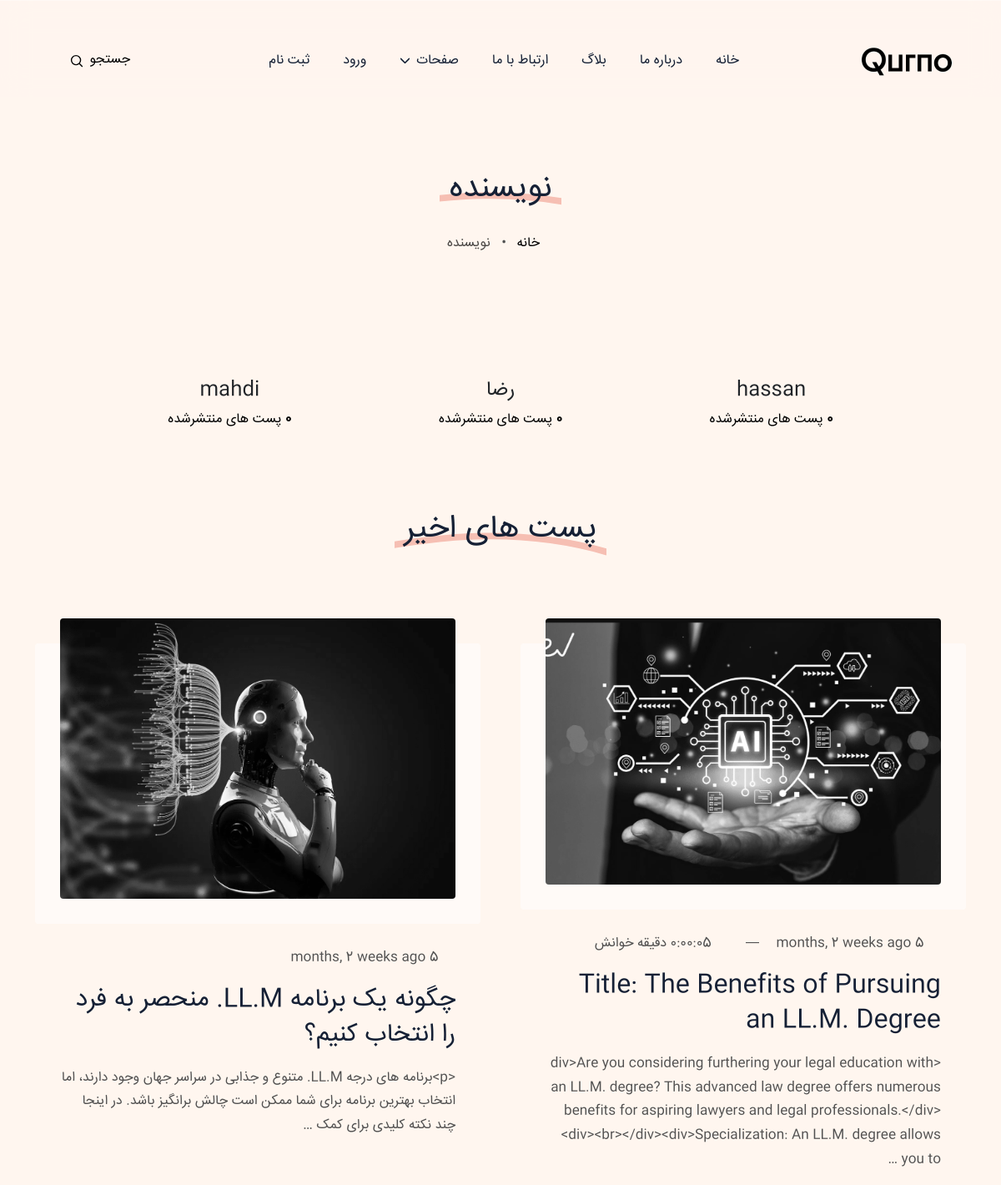
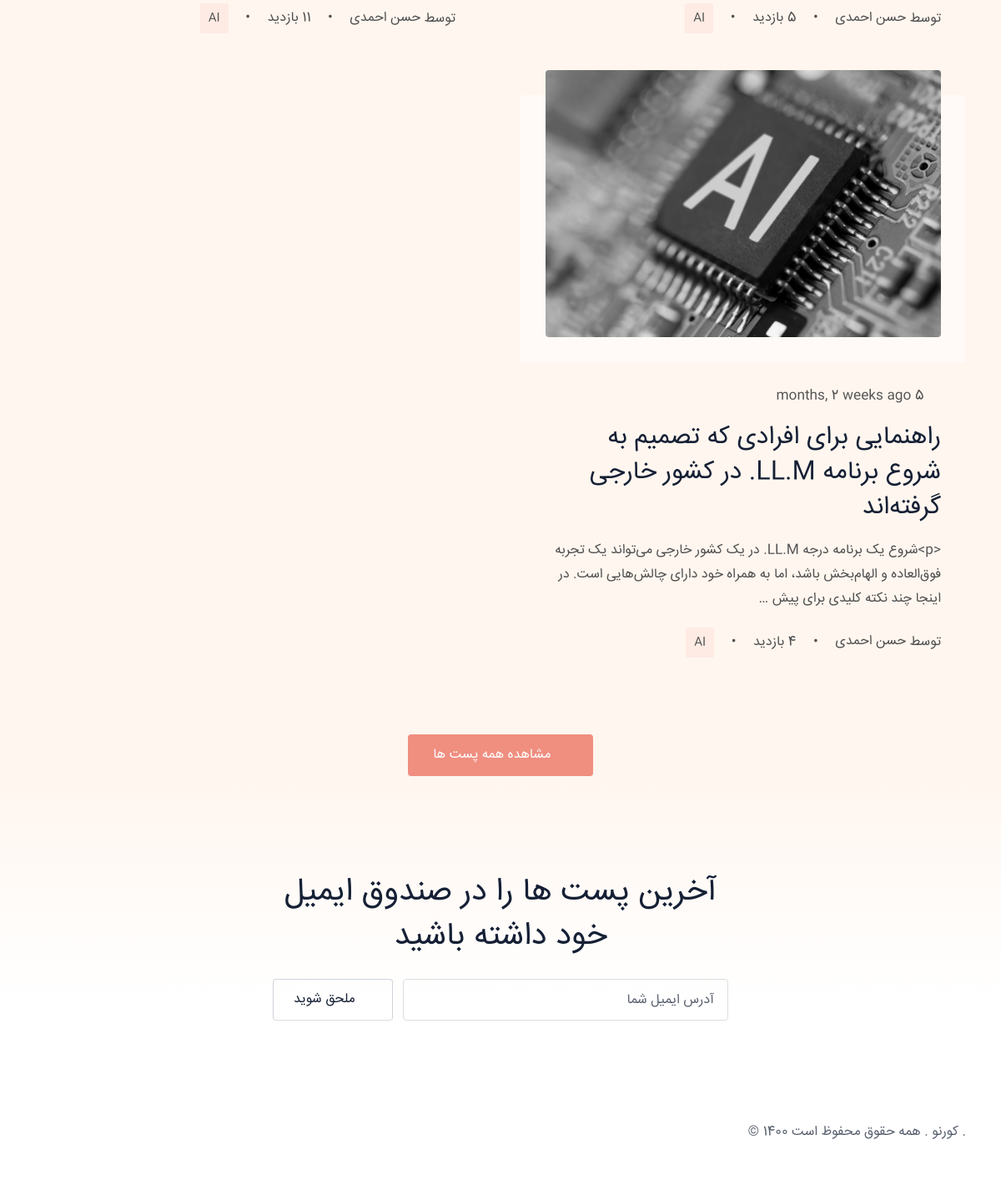
Page /blog/author/ on the committed database (2 pictures, top to bottom).
### blog/models.py (models this page shows, shortened)
class Post(models.Model):
    image = models.ImageField(upload_to="blog/", default="blog/default.jpg")
    title = models.CharField(max_length=255)
    content = models.TextField()
    tags = TaggableManager()
    category = models.ManyToManyField(Category)
    author = models.ForeignKey(User, on_delete=models.SET_NULL, null=True)
    counted_view = models.IntegerField(default=0)
    login_required = models.BooleanField(default=False)
    is_published = models.BooleanField(default=False)
    created_at = models.DateTimeField(auto_now_add=True)
    updated_at = models.DateTimeField(auto_now=True)
    published_date = models.DateTimeField(null=True, blank=True)
    read_duration_minutes = models.DurationField(null=True, blank=True)
    class Meta:
        ordering = ["-created_at"]

class Category(models.Model):
    name = models.CharField(max_length=255)
    def __str__(self):
        return str(self.name)

### blog/views.py (the view)
# urls.py: path("author/", author_view, name="author"),
def author_view(request):
    posts = Post.objects.filter(is_published=True, published_date__lte=timezone.now())
    authors = User.objects.filter(is_staff=False)
    authors_posts = {}
    for author in authors:
        authors_posts[author.username] = posts.filter(
            author__username=author.username
        ).count()
    context = {"authors": authors_posts}
    return render(request, "blog/author.html", context)

### blog/templatetags/blog_tags.py (called while the page is built)
@register.inclusion_tag("blog/parts/search-cat.html")
def search_by_categories():
    posts = Post.objects.filter(is_published=True)
    categories = Category.objects.all()
    counted_categories = []
    for cat in categories:
        count = posts.filter(category=cat).count()
        if count:
            counted_categories.append(cat)
    return {"categories": counted_categories}

@register.inclusion_tag("blog/parts/popular-posts.html")
def latest_posts(count=3):
    latest_posts = Post.objects.filter(is_published=True, published_date__lte=timezone.now()).order_by("published_date")[:count]
    return {"latest_posts": latest_posts}

### templates/blog/author.html (shortened to what this page needs)
{% extends 'base.html' %}
{% load static %}
{% load blog_tags%}
{% block navbar %}
<section class="page-header section-sm">
  <div class="container">
    <div class="row">
      <div class="col-lg-12 text-center">
        <h1 class="section-title h2 mb-3">
          <span>نویسنده</span>
        </h1>
        <ul class="list-inline breadcrumb-menu mb-3">
          <li class="list-inline-item"><a href="index.html"><i class="ti ti-home"></i>  <span>خانه</span></a></li>
          <li class="list-inline-item">• &nbsp; <a href="author.html"><span>نویسنده</span></a></li>
        </ul>
      </div>
    </div>
  </div>
</section>
{% endblock %}
{% block content %}
<section class="section-sm pt-0 mt-3">
  <div class="container">
    <div class="row">
      <div class="col-lg-10 mx-auto">
        <div class="row gx-4 gy-5 gx-md-5 justify-content-center text-center">
          {% for author, posts_count in authors.items %}
          <div class="col-md-4 col-sm-6">
            <a class="d-inline-block is-hoverable" href="{% url 'blog:author' author_username=author %}">
              <h4 class="text-dark mt-4 mb-1"> {{ author }}</h4>
              <p class="mb-0"><span class="fw-bold text-black">{{ posts_count }}</span> پست های منتشرشده </p>
            </a>
          </div>
          {% endfor %}
        </div>
      </div>
    </div>
  </div>
</section>
  {% latest_posts 6 %}
{% endblock %}

### templates/blog/parts/popular-posts.html
{% load humanize %}
{% load static %}
  <section>
    <div class="container">
      <div class="row">
        <div class="col-12 text-center">
          <h2 class="section-title"><span>پست های اخیر</span></h2>
        </div>
      </div>
      <div class="row gy-5 gx-4 g-xl-5">
        {% for post in latest_posts %}
            <div class="col-lg-6">
                <article class="card post-card h-100 border-0 bg-transparent">
            <div class="card-body">
            <a class="d-block" href="{% url 'blog:single' pid=post.id %}" title={{ post.title }}>
            <div class="post-image position-relative">
            <img class="w-100 h-auto rounded" src={{ post.image.url }} alt={{ post.title }} width="970" height="auto" />
            </div>
        </a>
        <ul class="card-meta list-inline mb-3">
            <li class="list-inline-item mt-2">
            <i class="ti ti-calendar-event"></i>
            <span>{{ post.published_date | naturaltime }}</span>
            </li>
            {% if post.read_duration_minutes %}
            <li class="list-inline-item mt-2">—</li>
            <li class="list-inline-item mt-2">
                <i class="ti ti-clock"></i>
                <span>{{ post.read_duration_minutes }} دقیقه خوانش</span>
            </li>
            {% endif %}
        </ul>
        <a class="d-block" href="{% url 'blog:single' pid=post.id %}" title={{ post.title }}><h3 class="mb-3 post-title">{{ post.title }}</h3></a>
        <p>{{ post.content | truncatewords:30 | linebreaks | safe }}</p>
        </div>
        <div class="card-footer border-top-0 bg-transparent p-0">
        <ul class="card-meta list-inline">
            <li class="list-inline-item mt-2">
            <a href="{% url 'blog:author' author_username=post.author.username %}" class="card-meta-author" title="خواندن پست نوشته شده توسط - {{ post.author }}">
                    توسط
                    <span>{{ post.author.get_full_name }}</span>
            </a>
            </li>
            <li class="list-inline-item mt-2">•</li>
            <li class="list-inline-item mt-2"> {{ post.counted_view }} بازدید</li>
            <li class="list-inline-item mt-2">•</li>
            <li class="list-inline-item mt-2">
            <ul class="card-meta-tag list-inline">
                {% for category in post.category.all %}
                <li class="list-inline-item small"><a href="{% url 'blog:category' cat_name=category.name %}">{{ category.name }}</a></li>
                {% endfor %}
            </ul>
            </li>
        </ul>
        </div>
        </article>
    </div>
    {% endfor %}
        <div class="col-12 text-center">
          <a class="btn btn-primary mt-5" href="{% url 'blog:index' %}" aria-label="View all posts">
            <i class="ti ti-new-section ms-2"></i>مشاهده همه پست ها
          </a>
        </div>
      </div>
    </div>
  </section>

### statics/assets/css/style.css (style rules this page uses)
.h1, h1 { font-size: 64px }
@media (max-width:1399px) { .h1, h1 { font-size: 52px } }
.h2, h2 { font-size: 38px }
.h3, h3 { font-size: 30px }
.h4, h4 { font-size: 24px }
.h1, .h2, .h3, .h4, .h5, .h6, h1, h2, h3, h4, h5, h6 { line-height: 1.4; font-family: iransans, serif; color: #152035 }
a { color: #000; transition: all .3s; text-decoration: none }
li, ul { padding: 0; margin: 0; list-style-position: inside }
body { color: #505050; background-color: #fff6ef; font-family: iransans, sans-serif; font-size: 16px; line-height: 1.65; direction: rtl; text-align: right; }
p { line-height: 1.8 }
.section-sm { padding: 90px 0 }
.section-title { position: relative; margin-bottom: 80px }
.section-title span { background-size: 260px; background-repeat: no-repeat; background-position: bottom; padding: 0 12px }
.btn { padding: 11px 28px; color: #fff; border: 0; transition: .2s ease-out; position: relative; z-index: 1; overflow: hidden }
.btn.btn-primary { background-color: #f08e80 !important; border: 2px solid #f08e80 }
.btn i { transform: translateY(1px); display: inline-block }
.breadcrumb-menu { display: inline-block; margin-top: 10px }
.breadcrumb-menu li:last-child a { opacity: .7; pointer-events: none }
.btn, .card-meta .card-meta-author img, .card.post-card .post-image::before, .content blockquote, .content img, .content pre, .disqus-comment .block, .form-control, .newsletter-block .input-group-text, .post-meta-tag a, .rounded, .search-results::-webkit-scrollbar-thumb, .search-results::-webkit-scrollbar-track, .search-toggle, .social-share li, footer .icon-box a, header .dropdown-item, header .nav-item .nav-link { border-radius: 4px !important }
.text-dark { color: #152035 }
.card.post-card { padding: 0 30px }
.card.post-card .card-body { padding: 0 }
.card.post-card .post-image { z-index: 1; margin-bottom: 50px }
.card.post-card .post-image img { transition: .3s; filter: grayscale(1) }
.card.post-card .post-image::before { content: ""; position: absolute; bottom: -30px; left: -30px; width: calc(100% + 60px); height: 100%; background-color: rgba(255, 255, 255, .5); z-index: -1; pointer-events: none; transition: .3s }
.post-title { color: #152035; transition: .3s }
.card-meta>li { vertical-align: middle; display: inline-flex; }
.card-meta>li i { font-size: 20px; vertical-align: bottom; margin: 0 0px 0 5px; }
.card-meta a { color: #505050 }
.card-meta .list-inline-item:not(:last-child) { margin-left: 1rem; flex-direction: row; display: inline-flex; }
.card-meta .card-meta-author { display: inline-block }
.card-meta .card-meta-author span { transition: .2s }
.card-meta .card-meta-author span { vertical-align: middle }
.card-meta .card-meta-tag a { background-color: rgba(240, 142, 128, .1); color: #505050; padding: 6px 10px; border-radius: 2px; transition: .15s }

### rows in the picture
Post: image (picture), published_date "5 months, 2 weeks ago", title "Title: The Benefits of Pursuing an LL.M. Degree", content "<div>Are you considering furthering your legal education with an LL.M. degree? This advanced law degree offers numerous benefits for aspiring lawyers and legal professionals.</div><div><br></div><div>Specialization: An LL.M. degree allows you to …", author.get_full_name "حسن احمدی"
Category: name "AI"
Post: image (picture), published_date "5 months, 2 weeks ago", title "چگونه یک برنامه LL.M. منحصر به فرد را انتخاب کنیم؟", content "<p>برنامه های درجه LL.M. متنوع و جذابی در سراسر جهان وجود دارند، اما انتخاب بهترین برنامه برای شما ممکن است چالش برانگیز باشد. در اینجا چند نکته کلیدی برای کمک …", author.get_full_name "حسن احمدی"
Post: image (picture), published_date "5 months, 2 weeks ago", title "راهنمایی برای افرادی که تصمیم به شروع برنامه LL.M. در کشور خارجی گرفته‌اند", content "<p>شروع یک برنامه درجه LL.M. در یک کشور خارجی می‌تواند یک تجربه فوق‌العاده و الهام‌بخش باشد، اما به همراه خود دارای چالش‌هایی است. در اینجا چند نکته کلیدی برای پیش …", author.get_full_name "حسن احمدی"

### other values in the picture
{{ author }} "hassan" "رضا" "mahdi"
{{ posts_count }} "0" "0" "0"
